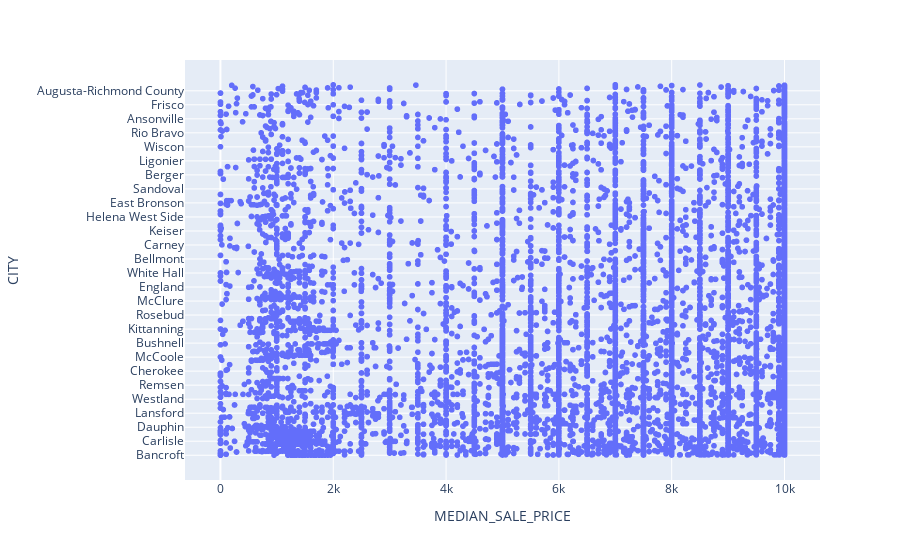

The code cell stored with this chart in its notebook:
### Code cell
houses = data[data["MEDIAN_SALE_PRICE"] <= houseBudget]
fig = px.scatter(houses, x="MEDIAN_SALE_PRICE", y="CITY")
fig.show()
# I don't know why its not working but that should be a valid plot.

### Figure 1 — Plotly figure (JSON) as saved in the notebook; plotly's stock layout.template omitted (floating-point values rounded to 4 significant figures; data arrays with more than 128 entries replaced by an {"elided": "..."} marker saying what was removed)
{"data": [{"hovertemplate": "MEDIAN_SALE_PRICE=%{x}<br>CITY=%{y}<extra></extra>", "legendgroup": "", "marker": {"color": "#636efa", "symbol": "circle"}, "mode": "markers", "name": "", "showlegend": false, "type": "scattergl", "x": {"elided": "13115 float values"}, "xaxis": "x", "y": {"elided": "13115 str values"}, "yaxis": "y"}], "layout": {"legend": {"tracegroupgap": 0}, "margin": {"t": 60}, "xaxis": {"anchor": "y", "domain": [0, 1], "title": {"text": "MEDIAN_SALE_PRICE"}}, "yaxis": {"anchor": "x", "domain": [0, 1], "title": {"text": "CITY"}}}}
